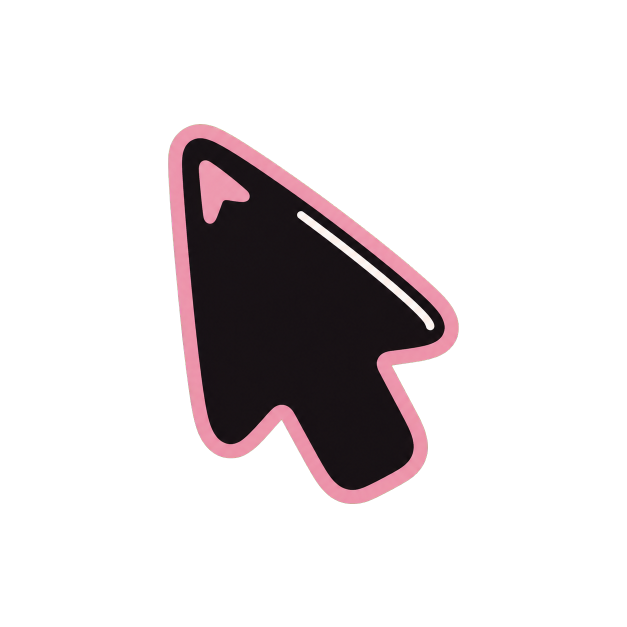
#> input picture assets/beepo-pop-pointer.png, 1254 x 1254 px (shown at 1/2 size)
$ python create_beepo_rounded.py
#> lines starting #> are read from the running program, lines starting #| are printed output that depends on the picture
"""Create the rounded Beepo cursor pack from the supplied reference art."""

from __future__ import annotations

import json
import math
import struct
from functools import cache
from io import BytesIO
from pathlib import Path

from PIL import Image, ImageDraw, ImageFilter


SIZE = 64
SCALE = 4
PINK = (221, 156, 171, 255)
DARK = (24, 19, 22, 255)
LIGHT = (255, 244, 246, 255)
ROOT = Path(__file__).resolve().parents[1]
ROUNDED_PACK = ROOT / "cursors" / "Beepo Rounded"
REFERENCE_POINTER = ROOT / "assets" / "beepo-pop-pointer.png"

ROLES = {
    "arrow": "Arrow.cur",
    "help": "Help.cur",
    "workingInBackground": "Working.ani",
    "busy": "Busy.ani",
    "precisionSelect": "Precision.cur",
    "textSelect": "Text.cur",
    "handwriting": "Handwriting.cur",
    "unavailable": "Unavailable.cur",
    "verticalResize": "Vertical Resize.cur",
    "horizontalResize": "Horizontal Resize.cur",
    "diagonalResize1": "Diagonal Resize 1.cur",
    "diagonalResize2": "Diagonal Resize 2.cur",
    "move": "Move.cur",
    "alternateSelect": "Alternate.cur",
    "linkSelect": "Link.cur",
    "personSelect": "Person.cur",
    "locationSelect": "Location.cur",
}

ANIMATED_ROLES = {"workingInBackground", "busy"}
ANIMATION_FRAMES = 8
BADGE_CENTER = (44, 15)

HOTSPOTS = {
    "arrow": (10, 5), "help": (10, 5), "workingInBackground": (10, 5),
    "busy": (32, 32), "precisionSelect": (32, 32), "textSelect": (32, 32),
    "handwriting": (13, 53), "unavailable": (32, 32), "verticalResize": (32, 32),
    "horizontalResize": (32, 32), "diagonalResize1": (32, 32), "diagonalResize2": (32, 32),
    "move": (32, 32), "alternateSelect": (32, 8), "linkSelect": (10, 5),
    "personSelect": (32, 18), "locationSelect": (32, 54),
}


def xy(point: tuple[float, float]) -> tuple[int, int]:
    return round(point[0] * SCALE), round(point[1] * SCALE)


def points(values: list[tuple[float, float]]) -> list[tuple[int, int]]:
    return [xy(value) for value in values]


def circle(draw: ImageDraw.ImageDraw, x: float, y: float, radius: float, inset: float = 3) -> None:
    draw.ellipse((round((x - radius) * SCALE), round((y - radius) * SCALE), round((x + radius) * SCALE), round((y + radius) * SCALE)), fill=PINK)
    draw.ellipse((round((x - radius + inset) * SCALE), round((y - radius + inset) * SCALE), round((x + radius - inset) * SCALE), round((y + radius - inset) * SCALE)), fill=DARK)


def rounded_line(draw: ImageDraw.ImageDraw, values: list[tuple[float, float]], fill: tuple[int, int, int, int], width: float) -> None:
    line = points(values)
    diameter = max(1, round(width * SCALE))
    draw.line(line, fill=fill, width=diameter, joint="curve")
    radius = diameter / 2
    for x, y in (line[0], line[-1]):
        draw.ellipse((round(x - radius), round(y - radius), round(x + radius), round(y + radius)), fill=fill)


def stroke(draw: ImageDraw.ImageDraw, values: list[tuple[float, float]], width: float = 4) -> None:
    rounded_line(draw, values, PINK, width + 4)
    rounded_line(draw, values, DARK, width)


def arrowhead(draw: ImageDraw.ImageDraw, x: float, y: float, angle: float, size: float = 8) -> None:
    wings = []
    for delta in (2.55, -2.55):
        wings.append((x + math.cos(angle + delta) * size, y + math.sin(angle + delta) * size))
    stroke(draw, [wings[0], (x, y), wings[1]], 4)


def two_way(draw: ImageDraw.ImageDraw, start: tuple[float, float], end: tuple[float, float]) -> None:
    stroke(draw, [start, end], 4)
    angle = math.atan2(end[1] - start[1], end[0] - start[0])
    arrowhead(draw, *start, angle + math.pi)
    arrowhead(draw, *end, angle)


@cache
def reference_pointer() -> Image.Image:
    source = Image.open(REFERENCE_POINTER).convert("RGBA")
    bounds = source.getchannel("A").getbbox()
    if bounds is None:
        raise ValueError("Beepo pointer reference has no visible pixels")
    return source.crop(bounds)


def pointer_layer(
    scale: float = 1,
    offset: tuple[float, float] = (0, 0),
) -> Image.Image:
    source = reference_pointer()
    height = round(52 * SCALE * scale)
    width = round(source.width * height / source.height)
    layer = Image.new("RGBA", (SIZE * SCALE, SIZE * SCALE))
    layer.alpha_composite(
        source.resize((width, height), Image.Resampling.LANCZOS),
        (round((10 * scale + offset[0]) * SCALE), round((5 * scale + offset[1]) * SCALE)),
    )
    return layer


def pointer(image: Image.Image, scale: float = 1, offset: tuple[float, float] = (0, 0)) -> None:
    image.alpha_composite(pointer_layer(scale, offset))


def pointer_glow(image: Image.Image, scale: float = 1, offset: tuple[float, float] = (0, 0)) -> None:
    alpha = pointer_layer(scale, offset).getchannel("A")
    for radius, opacity in ((3, 90), (1, 210)):
        glow = Image.new("RGBA", image.size, (255, 121, 177, 0))
        glow.putalpha(alpha.point(lambda value: value * opacity // 255))
        image.alpha_composite(glow.filter(ImageFilter.GaussianBlur(radius * SCALE)))


def spinner(draw: ImageDraw.ImageDraw, x: float, y: float, radius: float, frame: int, width: float) -> None:
    for index in range(ANIMATION_FRAMES):
        angle = math.tau * index / ANIMATION_FRAMES - math.pi / 2
        inner = radius - 3.2
        outer = radius + 1.4
        phase = (frame - index) % ANIMATION_FRAMES
        fill = LIGHT if phase == 0 else PINK[:3] + (max(70, 225 - phase * 24),)
        rounded_line(
            draw,
            [
                (x + math.cos(angle) * inner, y + math.sin(angle) * inner),
                (x + math.cos(angle) * outer, y + math.sin(angle) * outer),
            ],
            fill,
            width,
        )


def question_mark(draw: ImageDraw.ImageDraw, x: float, y: float) -> None:
    curve = [
        (x - 4, y - 3), (x - 2, y - 5), (x + 1, y - 5), (x + 4, y - 3),
        (x + 4, y - 1), (x + 2, y + 1), (x, y + 2.5), (x, y + 4),
    ]
    rounded_line(draw, curve, PINK, 4)
    rounded_line(draw, curve, LIGHT, 1.6)
    for radius, fill in ((2.4, PINK), (1.1, LIGHT)):
        draw.ellipse(
            (
                round((x - radius) * SCALE), round((y + 7 - radius) * SCALE),
                round((x + radius) * SCALE), round((y + 7 + radius) * SCALE),
            ),
            fill=fill,
        )


def question_badge(draw: ImageDraw.ImageDraw, x: float, y: float) -> None:
    circle(draw, x, y, 9, 2.5)
    question_mark(draw, x, y)


def draw_role(role: str, frame: int = 0) -> Image.Image:
    image = Image.new("RGBA", (SIZE * SCALE, SIZE * SCALE))
    draw = ImageDraw.Draw(image)

    if role == "arrow":
        pointer(image)
    elif role == "help":
        pointer(image)
        question_badge(draw, *BADGE_CENTER)
    elif role == "workingInBackground":
        pointer(image)
        spinner(draw, *BADGE_CENTER, 8.2, frame, 2.3)
    elif role == "busy":
        spinner(draw, 32, 32, 17, frame, 4)
    elif role == "precisionSelect":
        circle(draw, 32, 32, 10, 3)
        stroke(draw, [(32, 8), (32, 21)], 3)
        stroke(draw, [(32, 43), (32, 56)], 3)
        stroke(draw, [(8, 32), (21, 32)], 3)
        stroke(draw, [(43, 32), (56, 32)], 3)
    elif role == "textSelect":
        stroke(draw, [(32, 10), (32, 54)], 5)
        stroke(draw, [(20, 12), (44, 12)], 4)
        stroke(draw, [(20, 52), (44, 52)], 4)
    elif role == "handwriting":
        stroke(draw, [(18, 48), (42, 18)], 7)
        draw.polygon(points([(13, 54), (18, 43), (23, 49)]), fill=PINK)
        draw.polygon(points([(15, 51), (18, 46), (20, 49)]), fill=LIGHT)
    elif role == "unavailable":
        circle(draw, 32, 32, 20, 4)
        stroke(draw, [(19, 45), (45, 19)], 6)
    elif role == "verticalResize":
        two_way(draw, (32, 9), (32, 55))
    elif role == "horizontalResize":
        two_way(draw, (9, 32), (55, 32))
    elif role == "diagonalResize1":
        two_way(draw, (12, 12), (52, 52))
    elif role == "diagonalResize2":
        two_way(draw, (12, 52), (52, 12))
    elif role == "move":
        stroke(draw, [(32, 10), (32, 54)], 4)
        stroke(draw, [(10, 32), (54, 32)], 4)
        arrowhead(draw, 32, 10, -math.pi / 2)
        arrowhead(draw, 32, 54, math.pi / 2)
        arrowhead(draw, 10, 32, math.pi)
        arrowhead(draw, 54, 32, 0)
    elif role == "alternateSelect":
        two_way(draw, (32, 12), (32, 52))
    elif role == "linkSelect":
        pointer_glow(image)
        pointer(image)
    elif role == "personSelect":
        circle(draw, 32, 20, 11, 3)
        draw.rounded_rectangle((16 * SCALE, 34 * SCALE, 48 * SCALE, 55 * SCALE), radius=10 * SCALE, fill=PINK)
        draw.rounded_rectangle((21 * SCALE, 39 * SCALE, 43 * SCALE, 55 * SCALE), radius=7 * SCALE, fill=DARK)
    elif role == "locationSelect":
        draw.ellipse((15 * SCALE, 8 * SCALE, 49 * SCALE, 42 * SCALE), fill=PINK)
        draw.polygon(points([(15, 25), (49, 25), (32, 56)]), fill=PINK)
        draw.ellipse((20 * SCALE, 13 * SCALE, 44 * SCALE, 37 * SCALE), fill=DARK)
        circle(draw, 32, 25, 5, 2)
    else:
        raise ValueError(f"Unknown role: {role}")

    return image.resize((SIZE, SIZE), Image.Resampling.LANCZOS)


def cursor_bytes(image: Image.Image, hotspot: tuple[int, int]) -> bytes:
    frames = [image.resize((32, 32), Image.Resampling.LANCZOS), image]
    payloads = []
    for frame in frames:
        output = BytesIO()
        frame.save(output, format="PNG", optimize=True)
        payloads.append(output.getvalue())
    offset = 6 + 16 * len(frames)
    data = bytearray(struct.pack("<HHH", 0, 2, len(frames)))
    for frame, payload in zip(frames, payloads):
        width, height = frame.size
        scaled_hotspot = (round(hotspot[0] * width / SIZE), round(hotspot[1] * height / SIZE))
        data.extend(struct.pack("<BBBBHHII", width % 256, height % 256, 0, 0, *scaled_hotspot, len(payload), offset))
        offset += len(payload)
    return bytes(data + b"".join(payloads))


def write_cursor(path: Path, image: Image.Image, hotspot: tuple[int, int]) -> None:
    path.write_bytes(cursor_bytes(image, hotspot))


def riff_chunk(kind: bytes, payload: bytes) -> bytes:
    return kind + struct.pack("<I", len(payload)) + payload + (b"\0" if len(payload) % 2 else b"")


def write_ani(path: Path, frames: list[Image.Image], hotspot: tuple[int, int]) -> None:
    cursors = [cursor_bytes(frame, hotspot) for frame in frames]
    header = struct.pack("<9I", 36, len(cursors), len(cursors), 0, 0, 0, 0, 3, 1)
    frames_chunk = b"fram" + b"".join(riff_chunk(b"icon", cursor) for cursor in cursors)
    body = b"ACON" + riff_chunk(b"anih", header) + riff_chunk(b"LIST", frames_chunk)
    path.write_bytes(b"RIFF" + struct.pack("<I", len(body)) + body)


def write_pack(folder: Path, name: str) -> None:
#> called with name = 'Beepo Rounded'
    folder.mkdir(parents=True, exist_ok=True)
    for old_file in ("Working.cur", "Busy.cur"):
        (folder / old_file).unlink(missing_ok=True)
    for role, filename in ROLES.items():
        if role in ANIMATED_ROLES:
            write_ani(
                folder / filename,
                [draw_role(role, frame) for frame in range(ANIMATION_FRAMES)],
                HOTSPOTS[role],
            )
        else:
            write_cursor(folder / filename, draw_role(role), HOTSPOTS[role])
#> this loop made 17 passes
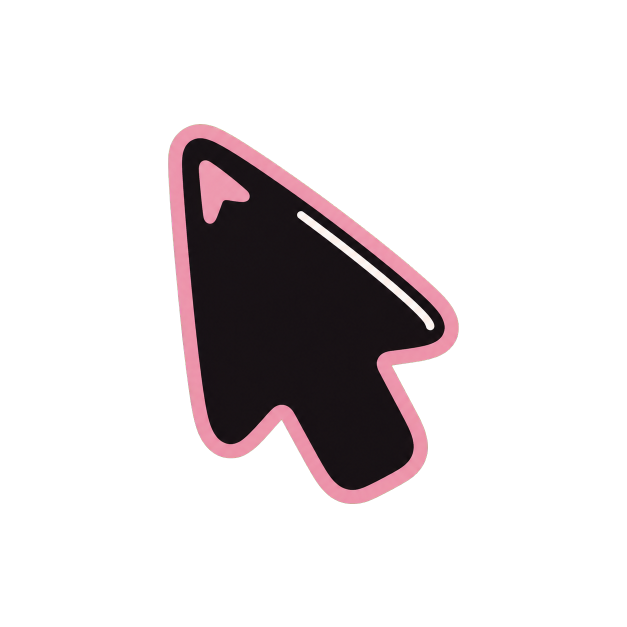
#> input picture assets/beepo-pop-pointer.png, 1254 x 1254 px (shown at 1/2 size)
#> pass 1, in pointer_layer, `source = reference_pointer()`:
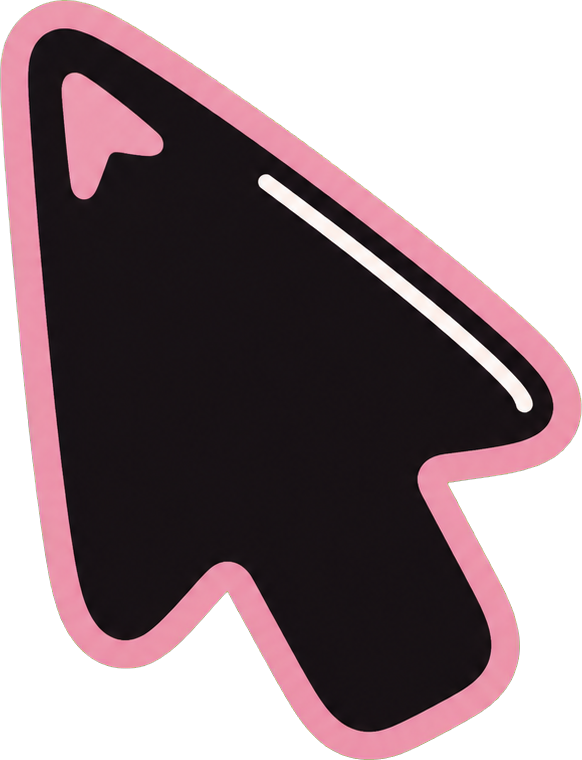
#> source: PIL image 582x760 RGBA; mean R, G, B, A 51.7, 35.2, 40.1, 160.7; transparent parts drawn white
    (folder / "manifest.json").write_text(json.dumps({
        "name": name,
        "author": "Beepo Cursors",
        "authorUrl": "",
        "roles": ROLES,
    }, indent=2) + "\n", encoding="utf-8")


def main() -> None:
    write_pack(ROUNDED_PACK, "Beepo Rounded")


if __name__ == "__main__":
    main()
